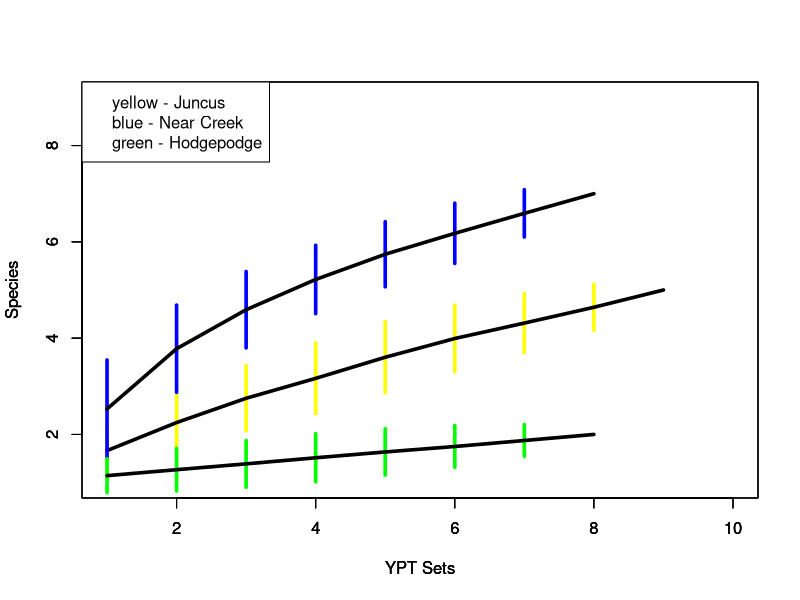
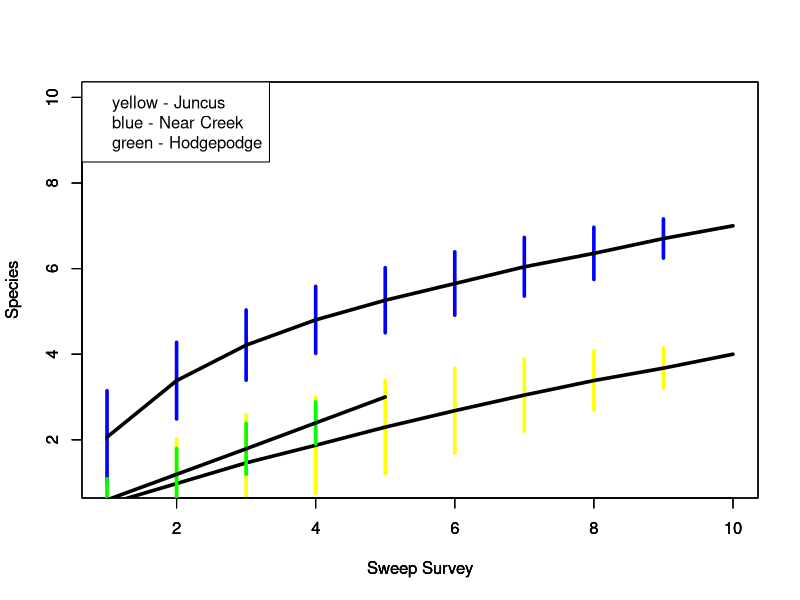
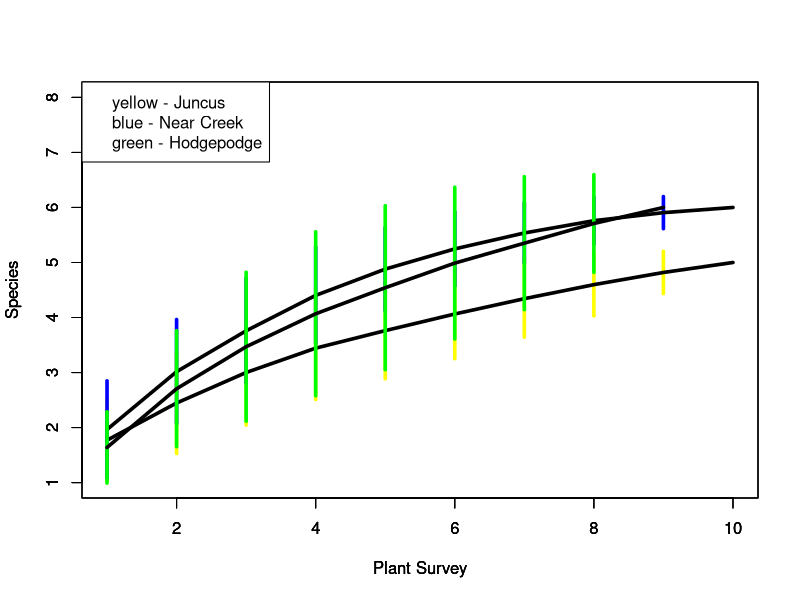
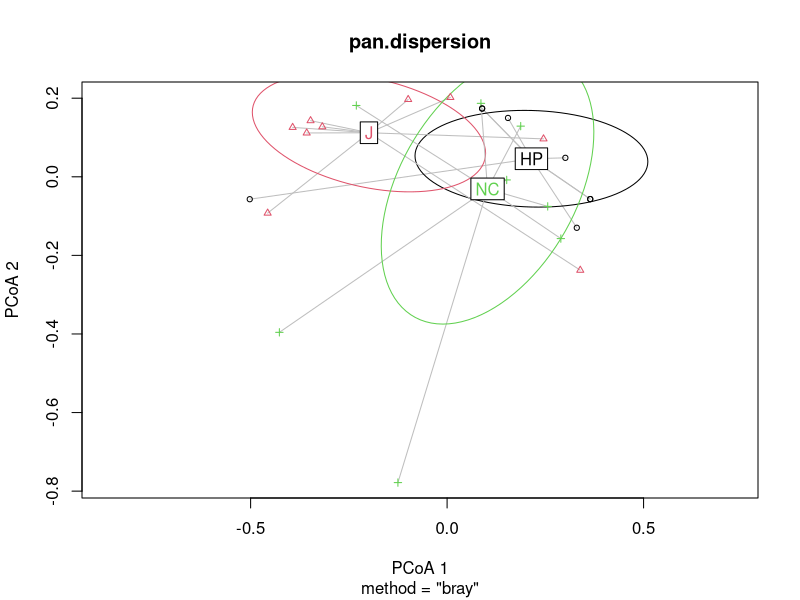
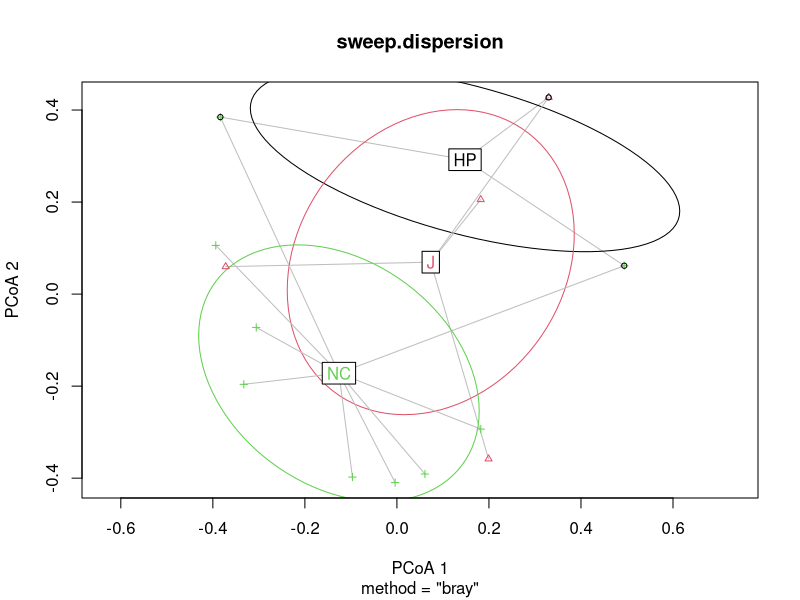
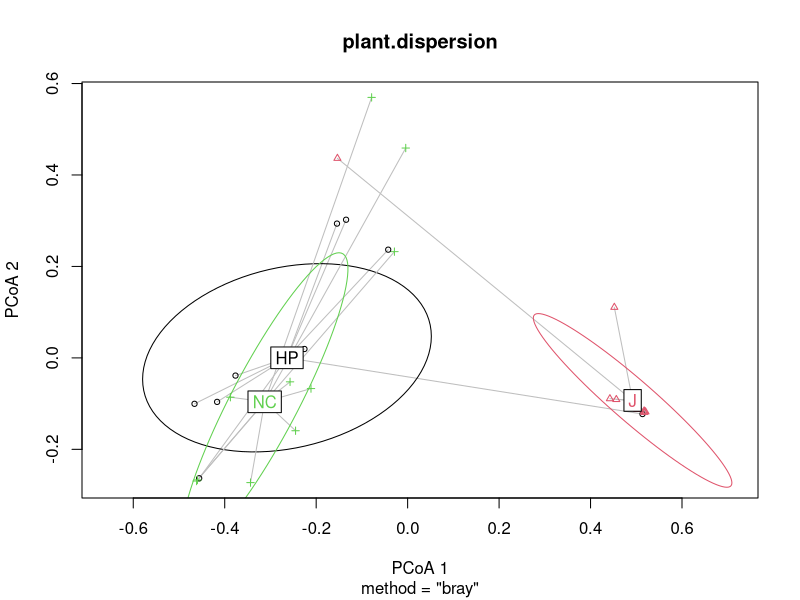

Here is the R script that generated these plots, in order: (Note: this script raises an error after producing the figures.)
## ---- chunk 1
knitr::opts_chunk$set(echo = TRUE)
## ---- chunk 2
library(vegan)
library(ggplot2)
library(tidyr)
library(plyr)
library(mgcv)
library(randomForest)
require(caTools)
library(reshape2)

#source('C:/Users/jeffr/Documents/School/MATH 6315/traditionalForwardBackward_lm.R')
#source('C:/Users/jeffr/Documents/School/MATH 6315/diagPlots.R')
#source('C:/Users/jeffr/Documents/School/MATH 6315/augPairs.R')

df1 <- read.csv("pan_fix.csv")
  
df2 <- read.csv("sweep_fix.csv")
  
df3 <- read.csv("vegetationdata_updatedtest.csv")

panmarsh <- df1[df1$Strata == "J",]

panNC <- df1[df1$Strata == "NC",]

panHP <- df1[df1$Strata == "HP",]

sweepjuncus <- df2[df2$Strata == "J",]

sweepNC <- df2[df2$Strata == "NC",]

sweepHP <- df2[df2$Strata == "HP",]

plantmarsh <- df3[df3$Strata == "J",]

plantNC <- df3[df3$Strata == "NC",]

plantHP <- df3[df3$Strata == "HP",]

## ---- chunk 3

juncuspmat <- as.matrix(panmarsh[,5:13])

NCpmat <- as.matrix(panNC[,5:13])

HPpmat <- as.matrix(panHP[,5:13])

juncussmat <- as.matrix(sweepjuncus[,5:12])

NCsmat <- as.matrix(sweepNC[,5:12])

HPsmat <- as.matrix(sweepHP[,5:12])

juncusplmat <- as.matrix(plantmarsh[,4:12])

NCplmat <- as.matrix(plantNC[,4:12])

HPplmat <- as.matrix(plantHP[,4:12])

## ---- chunk 4

juncusprar<- specaccum(juncuspmat, method = "random", permutations = 999, conditioned = TRUE, gamma = "jack1")
NCprar<- specaccum(NCpmat, method = "random", permutations = 999, conditioned = TRUE, gamma = "jack1")
HPprar<- specaccum(HPpmat, method = "random", permutations = 999, conditioned = TRUE, gamma = "jack1")

plot(juncusprar, add = FALSE, ci = 1, ci.type = c("bar", "line", "polygon"), 
     col = par("fg"), ci.col = "yellow", ci.lty = 1, lwd= 3.5, xlim = c(1,10),
     ylim = c(1,9), xlab = "YPT Sets", ylab = "Species")
par(new = TRUE)
plot(NCprar, add = FALSE, ci = 1, ci.type = c("bar", "line", "polygon"), 
     col = par("fg"), ci.col = "blue", ci.lty = 1, lwd= 3.5, xlim = c(1,10), 
     ylim = c(1,9), xlab = "YPT Sets", ylab = "Species")
par(new = TRUE)
plot(HPprar, add = FALSE, ci = 1, ci.type = c("bar", "line", "polygon"), 
     col = par("fg"), ci.col = "green", ci.lty = 1, lwd= 3.5, xlim = c(1,10), 
     ylim = c(1,9), xlab = "YPT Sets", ylab = "Species")
legend("topleft", legend = c("yellow - Juncus", "blue - Near Creek", "green - Hodgepodge"))

juncusrar<- specaccum(juncussmat, method = "random", permutations = 999, conditioned = TRUE, gamma = "jack1")
NCsrar<- specaccum(NCsmat, method = "random", permutations = 999, conditioned = TRUE, gamma = "jack1")
HPsrar<- specaccum(HPsmat, method = "random", permutations = 999, conditioned = TRUE, gamma = "jack1")

plot(juncusrar, add = FALSE, ci = 1, ci.type = c("bar", "line", "polygon"), 
     col = par("fg"), ci.col = "yellow", ci.lty = 1, lwd= 3.5, xlim = c(1,10),
     ylim = c(1,10), xlab = "Sweep Survey", ylab = "Species")
par(new = TRUE)
plot(NCsrar, add = FALSE, ci = 1, ci.type = c("bar", "line", "polygon"), 
     col = par("fg"), ci.col = "blue", ci.lty = 1, lwd= 3.5, xlim = c(1,10), 
     ylim = c(1,10), xlab = "Sweep Survey", ylab = "Species")
par(new = TRUE)
plot(HPsrar, add = FALSE, ci = 1, ci.type = c("bar", "line", "polygon"), 
     col = par("fg"), ci.col = "green", ci.lty = 1, lwd= 3.5, xlim = c(1,10), 
     ylim = c(1,10), xlab = "Sweep Survey", ylab = "Species")
legend("topleft", legend = c("yellow - Juncus", "blue - Near Creek", "green - Hodgepodge"))

juncusplrar<- specaccum(juncusplmat, method = "random", permutations = 999, conditioned = TRUE, gamma = "jack1")
NCplrar<- specaccum(NCplmat, method = "random", permutations = 999, conditioned = TRUE, gamma = "jack1")
HPplrar<- specaccum(HPplmat, method = "random", permutations = 999, conditioned = TRUE, gamma = "jack1")

plot(juncusplrar, add = FALSE, ci = 1, ci.type = c("bar", "line", "polygon"), 
     col = par("fg"), ci.col = "yellow", ci.lty = 1, lwd= 3.5, xlim = c(1,10),
     ylim = c(1,8), xlab = "Plant Survey", ylab = "Species")
par(new = TRUE)
plot(NCplrar, add = FALSE, ci = 1, ci.type = c("bar", "line", "polygon"), 
     col = par("fg"), ci.col = "blue", ci.lty = 1, lwd= 3.5, xlim = c(1,10), 
     ylim = c(1,8), xlab = "Plant Survey", ylab = "Species")
par(new = TRUE)
plot(HPplrar, add = FALSE, ci = 1, ci.type = c("bar", "line", "polygon"), 
     col = par("fg"), ci.col = "green", ci.lty = 1, lwd= 3.5, xlim = c(1,10), 
     ylim = c(1,8), xlab = "Plant Survey", ylab = "Species")
legend("topleft", legend = c("yellow - Juncus", "blue - Near Creek", "green - Hodgepodge"))
## ---- chunk 5

df1<-na.omit(df1)

pan<-as.matrix(df1[,5:13])
panMETA<-df1[,c(1:4)]
##habitat.sqrt<-sqrt(habitat) #square root transform
pan.dist<-vegdist(pan, method='bray', na.rm = TRUE) #Bray-curtis dissimilarity matrix

df2<-na.omit(df2)

sweep<-as.matrix(df2[,5:12])
##habitat.sqrt<-sqrt(habitat) #square root transform
sweep.dist<-vegdist(sweep, method='bray', na.rm = TRUE) #Bray-curtis dissimilarity matrix

df3<-na.omit(df3)
## check/fix!!

plant<-as.matrix(df3[,4:12])
##habitat.sqrt<-sqrt(habitat) #square root transform
plant.dist<-vegdist(plant, method='bray', na.rm = TRUE) #Bray-curtis dissimilarity matrix
## ---- chunk 6

pan.dispersion <- betadisper(pan.dist, group=df1$Strata)
permutest(pan.dispersion)
plot(pan.dispersion, hull=FALSE, ellipse=TRUE)

sweep.dispersion <- betadisper(sweep.dist, group=df2$Strata)
permutest(sweep.dispersion)
plot(sweep.dispersion, hull=FALSE, ellipse=TRUE)

plant.dispersion <- betadisper(plant.dist, group=df3$Strata)
permutest(plant.dispersion)
plot(plant.dispersion, hull=FALSE, ellipse=TRUE)
## ---- chunk 7
panPERM<-adonis2(pan.dist~Strata, data=df1, permutations = 999, method = "bray", strata="PLOT")
panPERM

simper_pan<-simper(pan, panMETA$Strata, permutations = 999)
summary(simper_pan, ordered=TRUE, digits=max(3))

sweepPERM<-adonis2(sweep.dist~Strata, data=df2, permutations = 999, method = "bray", strata="PLOT")
sweepPERM

plantPERM<-adonis2(plant.dist~Strata, data=df3, permutations = 999, method = "bray", strata="PLOT")
plantPERM
## ---- chunk 8

df2<-na.omit(df2)

habitat<-as.matrix(df2[,16:42])
habitat.sqrt<-sqrt(habitat) #square root transform
habitat.dist<-vegdist(habitat.sqrt, method='bray', na.rm = TRUE) #Bray-curtis dissimilarity matrix

habitatPERM<-adonis2(habitat.dist~habitat, data=df2, permutations = 999, method = "bray", strata="PLOT")
habitatPERM

habitatMETA<-df2[,c(1:15)]

simper_habitat<-simper(habitat, habitatMETA$habitat, permutations = 999)
summary(simper_habitat, ordered=TRUE, digits=max(3))
